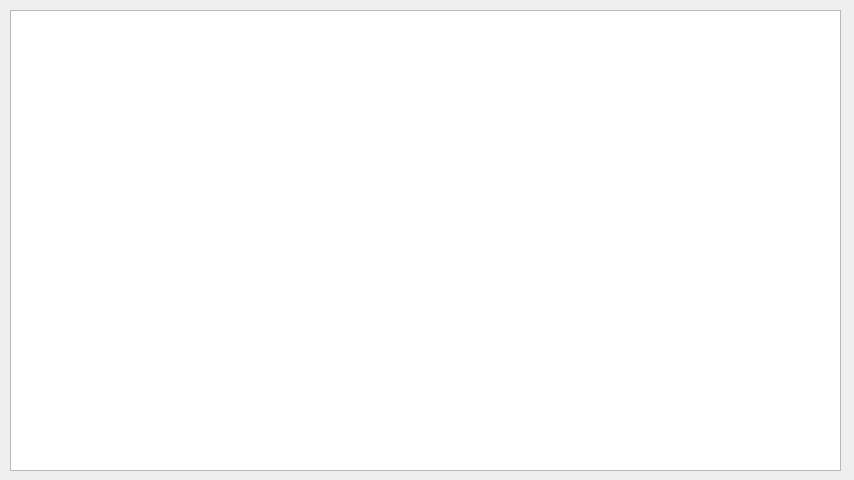
<?xml version="1.0" encoding="UTF-8"?>
<ui version="4.0">
 <class>Form</class>
 <widget class="QWidget" name="Form">
  <property name="geometry">
   <rect>
    <x>0</x>
    <y>0</y>
    <width>854</width>
    <height>480</height>
   </rect>
  </property>
  <property name="windowTitle">
   <string>Form</string>
  </property>
  <widget class="QGraphicsView" name="graphicsView">
   <property name="geometry">
    <rect>
     <x>10</x>
     <y>10</y>
     <width>831</width>
     <height>461</height>
    </rect>
   </property>
  </widget>
 </widget>
 <resources/>
 <connections/>
</ui>
